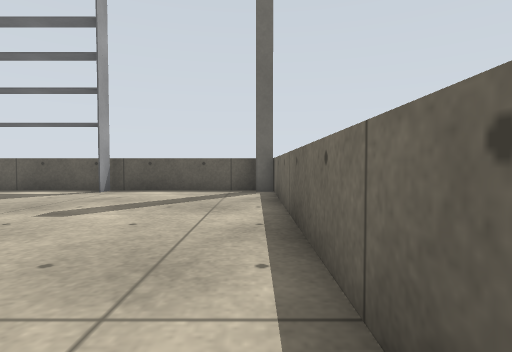
View 1 (above)

16 first-person views from a walk through a world built for the Gazebo simulator. The camera is 0.39 m above the floor, tilts 2° down and sees 80° across. The floor is counted in squares, 0.5 m on a side. Each view is taken from the middle of a square. On the plan, view 1 faces up. The plan holds only what a view shows up to about 10 squares ahead; the rest is blank. Surface patterns are stand-ins for the level's own textures.

View 2
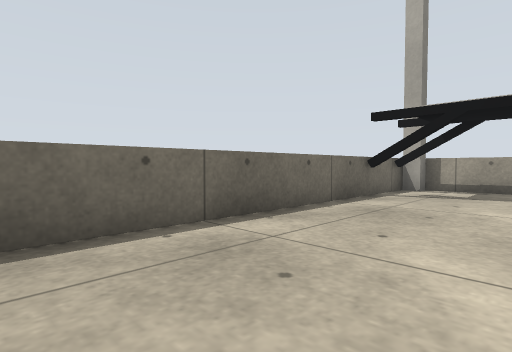

View 3
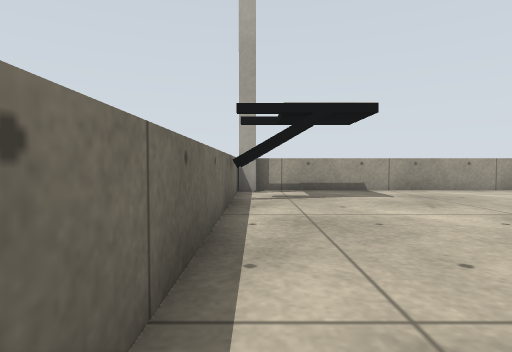

View 4
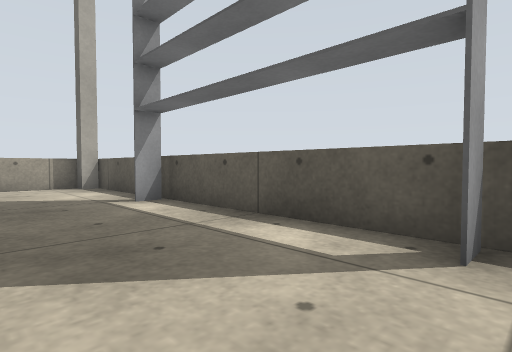

View 5
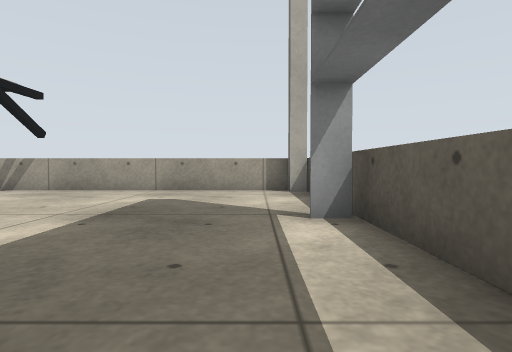

View 6
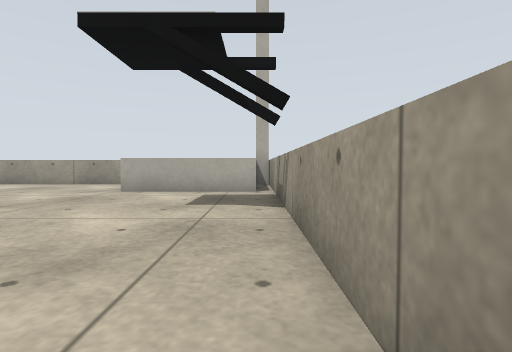

View 7
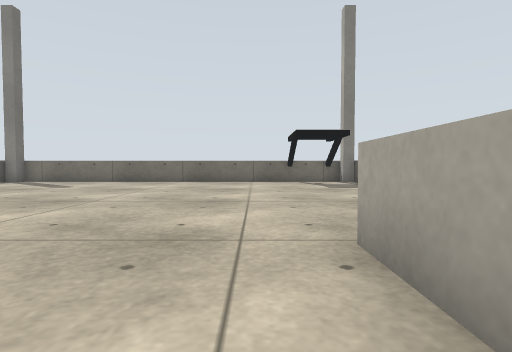

View 8
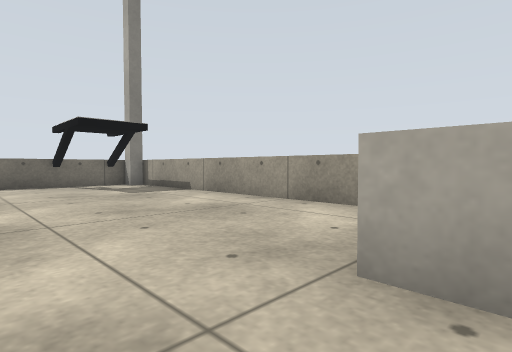

View 9
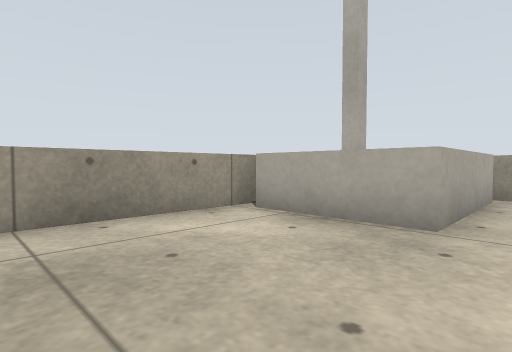

View 10
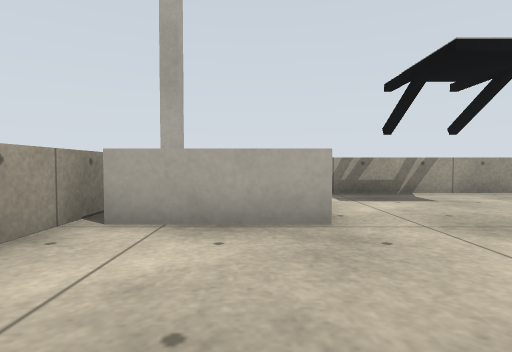

View 11
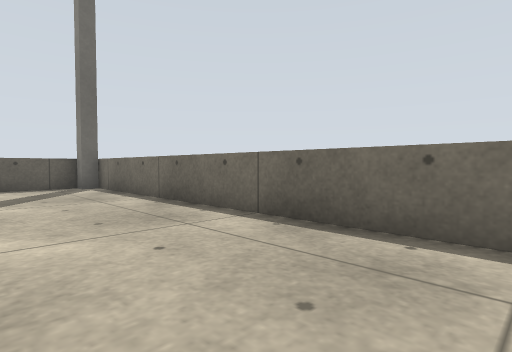

View 12
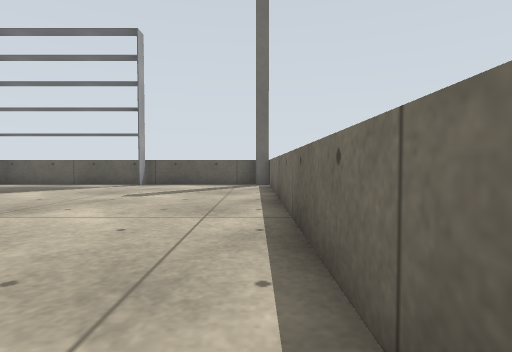

View 13
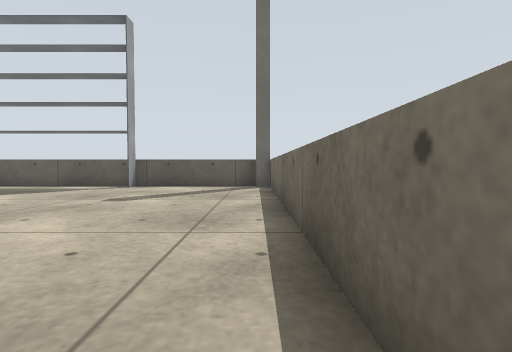

View 14
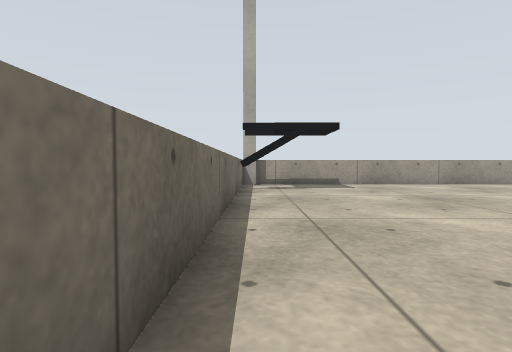

View 15
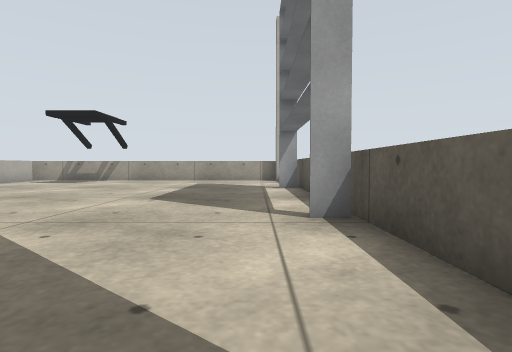

View 16
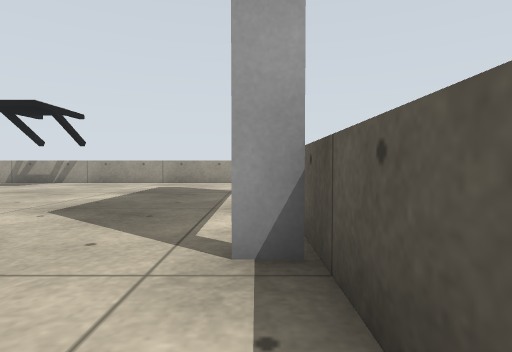

### Floor plan
Points are (right, up) in squares from view 1. A wall is a line through its corners. A room is listed if a view was taken in it or the views show most of it. See-through windows are left out.
Room 1 (views 1, 2, 3, 4, 5, 6, 7, 8, 9, 10, 11, 12, 13, 14, 15, 16)
walls: (-4.5, 9.5) (-4.5, 8.8); (-1.1, -3.5) (0.5, -3.5); (-10.5, 9.5) (-10.5, 8.8); (-15, -3) (-11, -3); (0, 9.5) (-15, 9.5) (-15, 9) (-15.5, 9) (-15.5, -3.6); (0.5, -6) (0.5, 9) (0, 9); (0, -6.5) (0, -6)
low walls: (-11, -3) (-11, -6); (-12, -6.5) (0, -6.5)

Positions as (right, up) in squares from view 1, and headings:
1: (0, 0), facing up
2: (-3, 4), facing down-right
3: (0, 3), facing down
4: (-4, 6), facing up-left
5: (-6, 8), facing left
6: (-15, 6), facing down
7: (-14, -2), facing right
8: (-12, -1), facing down-right
9: (-7, -2), facing down-left
10: (-7, -4), facing left
11: (-3, -2), facing up-right
12: (0, -3), facing up
13: (0, -2), facing up
14: (0, 6), facing down
15: (0, 8), facing left
16: (-2, 9), facing left
